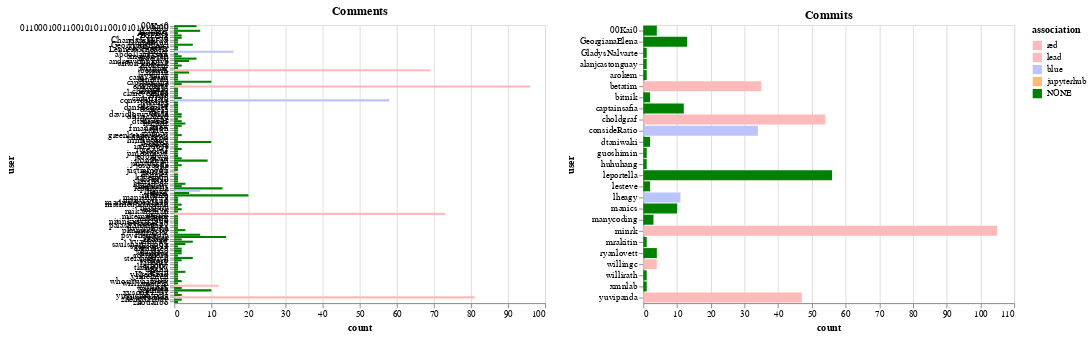

Notebook code cell kept with this figure:
### Code cell
commits = alt.Chart(pltcommits, title="Commits").mark_bar().encode(
    x='count',
    y='user',
    color=alt.Color('association', scale=color_scale)
)

comments = alt.Chart(pltcomments, title="Comments").mark_bar().encode(
    x='count',
    y='user',
    color=alt.Color('association', scale=color_scale)
)

comments | commits

### Figure 1 — Vega-Lite specification as saved in the notebook (floating-point values rounded to 4 significant figures)
{"$schema": "https://vega.github.io/schema/vega-lite/v2.6.0.json", "config": {"view": {"height": 300, "width": 400}}, "datasets": {"data-165cd9830be8efc79704f40ebd018165": [{"association": "NONE", "count": 4, "kind": "commits", "user": "00Kai0"}, {"association": "NONE", "count": 13, "kind": "commits", "user": "GeorgianaElena"}, {"association": "NONE", "count": 1, "kind": "commits", "user": "GladysNalvarte"}, {"association": "NONE", "count": 1, "kind": "commits", "user": "alanjcastonguay"}, {"association": "NONE", "count": 1, "kind": "commits", "user": "arokem"}, {"association": "red", "count": 35, "kind": "commits", "user": "betatim"}, {"association": "NONE", "count": 2, "kind": "commits", "user": "bitnik"}, {"association": "NONE", "count": 12, "kind": "commits", "user": "captainsafia"}, {"association": "red", "count": 54, "kind": "commits", "user": "choldgraf"}, {"association": "blue", "count": 34, "kind": "commits", "user": "consideRatio"}, {"association": "NONE", "count": 2, "kind": "commits", "user": "dtaniwaki"}, {"association": "NONE", "count": 1, "kind": "commits", "user": "guoshimin"}, {"association": "NONE", "count": 1, "kind": "commits", "user": "huhuhang"}, {"association": "NONE", "count": 56, "kind": "commits", "user": "leportella"}, {"association": "NONE", "count": 2, "kind": "commits", "user": "lesteve"}, {"association": "blue", "count": 11, "kind": "commits", "user": "lheagy"}, {"association": "NONE", "count": 10, "kind": "commits", "user": "manics"}, {"association": "NONE", "count": 3, "kind": "commits", "user": "manycoding"}, {"association": "lead", "count": 105, "kind": "commits", "user": "minrk"}, {"association": "NONE", "count": 1, "kind": "commits", "user": "mrakitin"}, {"association": "NONE", "count": 4, "kind": "commits", "user": "ryanlovett"}, {"association": "red", "count": 4, "kind": "commits", "user": "willingc"}, {"association": "NONE", "count": 1, "kind": "commits", "user": "willirath"}, {"association": "NONE", "count": 1, "kind": "commits", "user": "xmnlab"}, {"association": "red", "count": 47, "kind": "commits", "user": "yuvipanda"}], "data-f531293a4cf5e91c6d4e6a9b217ae892": [{"association": "NONE", "count": 6, "kind": "comments", "user": "00Kai0"}, {"association": "NONE", "count": 1, "kind": "comments", "user": "01100010011001010110010101110000"}, {"association": "NONE", "count": 7, "kind": "comments", "user": "1kastner"}, {"association": "NONE", "count": 1, "kind": "comments", "user": "AvivBes"}, {"association": "NONE", "count": 2, "kind": "comments", "user": "BoPeng"}, {"association": "NONE", "count": 2, "kind": "comments", "user": "Carreau"}, {"association": "NONE", "count": 1, "kind": "comments", "user": "ChandaniM123"}, {"association": "NONE", "count": 1, "kind": "comments", "user": "DSqiansun"}, {"association": "NONE", "count": 5, "kind": "comments", "user": "GeorgianaElena"}, {"association": "NONE", "count": 1, "kind": "comments", "user": "KVSSetty"}, {"association": "NONE", "count": 1, "kind": "comments", "user": "LennertSchepers"}, {"association": "blue", "count": 16, "kind": "comments", "user": "Zsailer"}, {"association": "NONE", "count": 1, "kind": "comments", "user": "abdollahiazam"}, {"association": "NONE", "count": 2, "kind": "comments", "user": "amanda-tan"}, {"association": "NONE", "count": 6, "kind": "comments", "user": "anderl80"}, {"association": "NONE", "count": 4, "kind": "comments", "user": "andrewjohnlowe"}, {"association": "NONE", "count": 1, "kind": "comments", "user": "anton-khodak"}, {"association": "NONE", "count": 2, "kind": "comments", "user": "arokem"}, {"association": "NONE", "count": 1, "kind": "comments", "user": "awalther"}, {"association": "red", "count": 69, "kind": "comments", "user": "betatim"}, {"association": "NONE", "count": 4, "kind": "comments", "user": "bitnik"}, {"association": "NONE", "count": 1, "kind": "comments", "user": "bjyxmas"}, {"association": "NONE", "count": 1, "kind": "comments", "user": "cam72cam"}, {"association": "NONE", "count": 1, "kind": "comments", "user": "canhtran"}, {"association": "NONE", "count": 10, "kind": "comments", "user": "captainsafia"}, {"association": "NONE", "count": 2, "kind": "comments", "user": "cboettig"}, {"association": "red", "count": 96, "kind": "comments", "user": "choldgraf"}, {"association": "NONE", "count": 1, "kind": "comments", "user": "chrisfilo"}, {"association": "NONE", "count": 1, "kind": "comments", "user": "chrlunden"}, {"association": "NONE", "count": 1, "kind": "comments", "user": "clancychilds"}, {"association": "NONE", "count": 1, "kind": "comments", "user": "clkao"}, {"association": "NONE", "count": 2, "kind": "comments", "user": "cmw2196"}, {"association": "blue", "count": 58, "kind": "comments", "user": "consideRatio"}, {"association": "NONE", "count": 1, "kind": "comments", "user": "d-diaz"}, {"association": "NONE", "count": 1, "kind": "comments", "user": "dalssaso"}, {"association": "NONE", "count": 1, "kind": "comments", "user": "danielchalef"}, {"association": "NONE", "count": 1, "kind": "comments", "user": "danijel3"}, {"association": "NONE", "count": 1, "kind": "comments", "user": "das-g"}, {"association": "NONE", "count": 2, "kind": "comments", "user": "davidlowryduda"}, {"association": "NONE", "count": 2, "kind": "comments", "user": "dhirschfeld"}, {"association": "NONE", "count": 1, "kind": "comments", "user": "djgagne"}, {"association": "NONE", "count": 2, "kind": "comments", "user": "dtaniwaki"}, {"association": "NONE", "count": 3, "kind": "comments", "user": "farzadz"}, {"association": "NONE", "count": 2, "kind": "comments", "user": "feriat"}, {"association": "NONE", "count": 1, "kind": "comments", "user": "fmaussion"}, {"association": "NONE", "count": 1, "kind": "comments", "user": "frafi82"}, {"association": "NONE", "count": 1, "kind": "comments", "user": "giumas"}, {"association": "NONE", "count": 2, "kind": "comments", "user": "greenkeeper[bot]"}, {"association": "NONE", "count": 1, "kind": "comments", "user": "hhuuggoo"}, {"association": "NONE", "count": 1, "kind": "comments", "user": "himswamy"}, {"association": "NONE", "count": 10, "kind": "comments", "user": "hnykda"}, {"association": "NONE", "count": 1, "kind": "comments", "user": "hoeller"}, {"association": "NONE", "count": 1, "kind": "comments", "user": "ian-r-rose"}, {"association": "NONE", "count": 2, "kind": "comments", "user": "ibre5041"}, {"association": "NONE", "count": 1, "kind": "comments", "user": "isuruf"}, {"association": "NONE", "count": 1, "kind": "comments", "user": "jamesmyatt"}, {"association": "NONE", "count": 1, "kind": "comments", "user": "jedbrown"}, {"association": "NONE", "count": 2, "kind": "comments", "user": "jflam"}, {"association": "NONE", "count": 9, "kind": "comments", "user": "jhamman"}, {"association": "NONE", "count": 1, "kind": "comments", "user": "jmatuskey"}, {"association": "NONE", "count": 2, "kind": "comments", "user": "joshbode"}, {"association": "NONE", "count": 1, "kind": "comments", "user": "jspc"}, {"association": "NONE", "count": 1, "kind": "comments", "user": "justinmoon"}, {"association": "red", "count": 1, "kind": "comments", "user": "jzf2101"}, {"association": "NONE", "count": 1, "kind": "comments", "user": "kannes"}, {"association": "NONE", "count": 1, "kind": "comments", "user": "kavemun"}, {"association": "NONE", "count": 1, "kind": "comments", "user": "koen92"}, {"association": "NONE", "count": 1, "kind": "comments", "user": "krishdey"}, {"association": "NONE", "count": 3, "kind": "comments", "user": "laurensdv"}, {"association": "NONE", "count": 2, "kind": "comments", "user": "lbiemans"}, {"association": "NONE", "count": 13, "kind": "comments", "user": "leportella"}, {"association": "blue", "count": 7, "kind": "comments", "user": "lheagy"}, {"association": "NONE", "count": 4, "kind": "comments", "user": "ltetrel"}, {"association": "NONE", "count": 20, "kind": "comments", "user": "manics"}, {"association": "NONE", "count": 1, "kind": "comments", "user": "manish0749"}, {"association": "NONE", "count": 1, "kind": "comments", "user": "manycoding"}, {"association": "NONE", "count": 1, "kind": "comments", "user": "marinalopez2110"}, {"association": "NONE", "count": 2, "kind": "comments", "user": "mathieuboudreau"}, {"association": "NONE", "count": 1, "kind": "comments", "user": "mbobra"}, {"association": "NONE", "count": 2, "kind": "comments", "user": "mdivk"}, {"association": "NONE", "count": 1, "kind": "comments", "user": "mikanyman"}, {"association": "lead", "count": 73, "kind": "comments", "user": "minrk"}, {"association": "NONE", "count": 1, "kind": "comments", "user": "mkempenaar"}, {"association": "NONE", "count": 1, "kind": "comments", "user": "mrakitin"}, {"association": "NONE", "count": 1, "kind": "comments", "user": "nitinkansal1984"}, {"association": "NONE", "count": 1, "kind": "comments", "user": "oscar6echo"}, {"association": "NONE", "count": 1, "kind": "comments", "user": "palashSharma17"}, {"association": "NONE", "count": 1, "kind": "comments", "user": "payalbhatia"}, {"association": "NONE", "count": 3, "kind": "comments", "user": "pkumar8789"}, {"association": "NONE", "count": 1, "kind": "comments", "user": "pratik-lal"}, {"association": "NONE", "count": 7, "kind": "comments", "user": "psychemedia"}, {"association": "NONE", "count": 14, "kind": "comments", "user": "rgbkrk"}, {"association": "NONE", "count": 2, "kind": "comments", "user": "rkdarst"}, {"association": "NONE", "count": 5, "kind": "comments", "user": "ryanlovett"}, {"association": "NONE", "count": 3, "kind": "comments", "user": "saulshanabrook"}, {"association": "NONE", "count": 1, "kind": "comments", "user": "sgibson91"}, {"association": "NONE", "count": 2, "kind": "comments", "user": "signinred"}, {"association": "NONE", "count": 2, "kind": "comments", "user": "skhadrao"}, {"association": "NONE", "count": 2, "kind": "comments", "user": "slejdops"}, {"association": "NONE", "count": 1, "kind": "comments", "user": "soerendip"}, {"association": "NONE", "count": 5, "kind": "comments", "user": "stefansedich"}, {"association": "NONE", "count": 2, "kind": "comments", "user": "stelford"}, {"association": "NONE", "count": 1, "kind": "comments", "user": "tallamjr"}, {"association": "NONE", "count": 1, "kind": "comments", "user": "terhorst"}, {"association": "NONE", "count": 1, "kind": "comments", "user": "tkang007"}, {"association": "NONE", "count": 1, "kind": "comments", "user": "tmshn"}, {"association": "NONE", "count": 3, "kind": "comments", "user": "tregin"}, {"association": "NONE", "count": 1, "kind": "comments", "user": "vKredGod"}, {"association": "NONE", "count": 1, "kind": "comments", "user": "vilhelmen"}, {"association": "NONE", "count": 1, "kind": "comments", "user": "vnijs"}, {"association": "NONE", "count": 2, "kind": "comments", "user": "whositwhatnow"}, {"association": "NONE", "count": 1, "kind": "comments", "user": "williamstein"}, {"association": "red", "count": 12, "kind": "comments", "user": "willingc"}, {"association": "NONE", "count": 2, "kind": "comments", "user": "willirath"}, {"association": "NONE", "count": 10, "kind": "comments", "user": "xmnlab"}, {"association": "NONE", "count": 1, "kind": "comments", "user": "xysong1201"}, {"association": "NONE", "count": 2, "kind": "comments", "user": "yugushihuang"}, {"association": "red", "count": 81, "kind": "comments", "user": "yuvipanda"}, {"association": "NONE", "count": 2, "kind": "comments", "user": "zhengdayday"}, {"association": "NONE", "count": 1, "kind": "comments", "user": "zhouanbo"}]}, "hconcat": [{"data": {"name": "data-f531293a4cf5e91c6d4e6a9b217ae892"}, "encoding": {"color": {"field": "association", "scale": {"domain": ["red", "lead", "blue", "jupyterhub", "NONE"], "range": ["#fdbaba", "#fdbaba", "#bac5fd", "#ffbb74", "green"]}, "type": "nominal"}, "x": {"field": "count", "type": "quantitative"}, "y": {"field": "user", "type": "nominal"}}, "mark": "bar", "title": "Comments"}, {"data": {"name": "data-165cd9830be8efc79704f40ebd018165"}, "encoding": {"color": {"field": "association", "scale": {"domain": ["red", "lead", "blue", "jupyterhub", "NONE"], "range": ["#fdbaba", "#fdbaba", "#bac5fd", "#ffbb74", "green"]}, "type": "nominal"}, "x": {"field": "count", "type": "quantitative"}, "y": {"field": "user", "type": "nominal"}}, "mark": "bar", "title": "Commits"}]}
